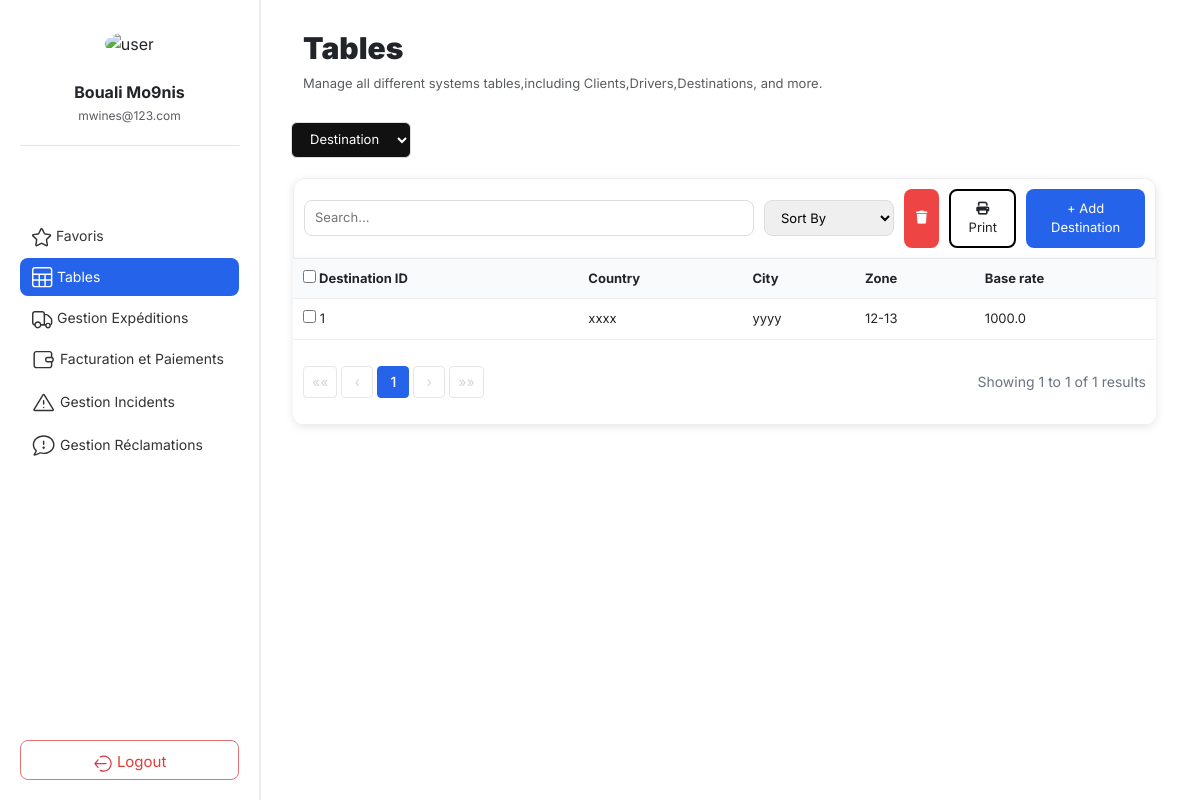
The app's page /table/destinations/, older data.
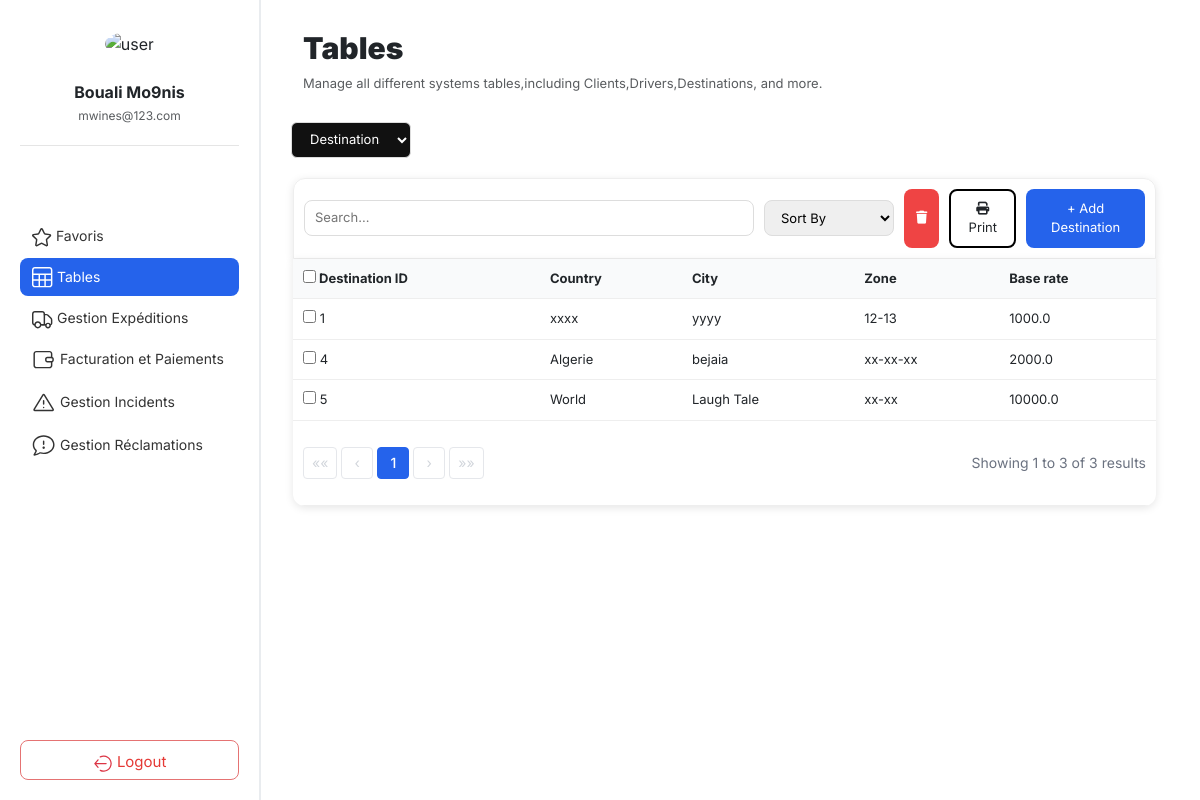
The same page, newer data.
### core/models/models.py (models this page shows, shortened)
class Destination(models.Model):
    base_rate = models.FloatField()
    country = models.CharField(max_length=100)
    city = models.CharField(max_length=100)
    zone = models.CharField(max_length=50)

### core/web/views.py (the view, shortened to what this page needs)
# urls.py: path("table/destinations/", views.list_destinations, name="destination_list"),
def list_destinations(request):
	try:
		Destination = apps.get_model("core", "Destination")
	except LookupError as e:
		raise Http404("Destination model not found (check core/models/models.py).") from e
	db_table = Destination._meta.db_table
	search_query = request.GET.get('search', '').strip()
	destinations = Destination.objects.all()
	if search_query:
		destinations = destinations.filter(
			Q(city__icontains=search_query) |
			Q(country__icontains=search_query) |
			Q(zone__icontains=search_query)
		)
	destinations = destinations.order_by("id")
	page_obj = Paginator(destinations, 10).get_page(request.GET.get("page"))
	return render(request, "table/destinations/destinations.html", {"page_obj": page_obj})

### core/web/templates/table/destinations/destinations.html (shortened to what the changed rows need)
{% extends "home.html" %}
{% load static %}
{% block content %}
<div class="tables-top">
    <div class="table-header">
            <h2><b>Tables</b></h2>
    </div>
</div>
<section class="table-section">
    <div class="table-content">
        <table>
            <thead>
                <tr>
                    <th>
                        <label>
                            <input type="checkbox" id="selectAll">
                            Destination ID
                        </label>
                    </th>
                    <th>Country</th>
                    <th>City</th>
                    <th>Zone</th>
                    <th>Base rate</th>
                </tr>
            </thead>
            <tbody>
                {% if page_obj %}
                    {% for destination in page_obj %}
                    <tr>
                        <td class="id-col">
                            <input type="checkbox" name="selected_destinations" value="{{ destination.id }}">
                            {{ destination.id }}
                        </td>
                        <td>{{ destination.country }}</td>
                        <td>{{ destination.city }}</td>
                        <td>{{ destination.zone }}</td>
                        <td>{{ destination.base_rate }}</td>
                    </tr>
                    {% endfor %}
                {% else %}
                    <tr>
                        <td colspan="6">No destinations found.</td>
                    </tr>
                {% endif %}
            </tbody>
            <tfoot>
                <tr>
                    <td colspan="6">
                        <div class="pagination-footer">
                            <div class="pagination">
                                {% if page_obj.has_previous %}
                                    <a href="?page=1" class="pagination-nav">««</a>
                                    <a href="?page={{ page_obj.previous_page_number }}" class="pagination-nav">‹</a>
                                {% else %}
                                    <span class="pagination-nav disabled">««</span>
                                    <span class="pagination-nav disabled">‹</span>
                                {% endif %}
                                {% for num in page_obj.paginator.page_range %}
                                    {% if num == page_obj.number %}
                                        <strong class="pagination-current">{{ num }}</strong>
                                    {% elif num > page_obj.number|add:'-3' and num < page_obj.number|add:'3' %}
                                        <a href="?page={{ num }}" class="pagination-link">{{ num }}</a>
                                    {% elif num == 1 or num == page_obj.paginator.num_pages %}
                                        <a href="?page={{ num }}" class="pagination-link">{{ num }}</a>
                                    {% elif num == page_obj.number|add:'-3' or num == page_obj.number|add:'3' %}
                                        <span class="pagination-ellipsis">...</span>
                                    {% endif %}
                                {% endfor %}
                                {% if page_obj.has_next %}
                                    <a href="?page={{ page_obj.next_page_number }}" class="pagination-nav">›</a>
                                    <a href="?page={{ page_obj.paginator.num_pages }}" class="pagination-nav">»»</a>
                                {% else %}
                                    <span class="pagination-nav disabled">›</span>
                                    <span class="pagination-nav disabled">»»</span>
                                {% endif %}
                            </div>
                            <div class="pagination-info">
                                Showing {{ page_obj.start_index }} to {{ page_obj.end_index }} of {{ page_obj.paginator.count }} results
                            </div>
                        </div>
                    </td>
                </tr>
            </tfoot>
        </table>
    </div>
</section>
{% endblock %}

Row changes from the older to the newer data that the page shows:
added Destination: id "4", country "Algerie", city "bejaia", zone "xx-xx-xx", base_rate "2000.0"
added Destination: id "5", country "World", city "Laugh Tale", zone "xx-xx", base_rate "10000.0"
Text that changed along with them:
{{ page_obj.end_index }}: "1" → "3"
{{ page_obj.paginator.count }}: "1" → "3"
